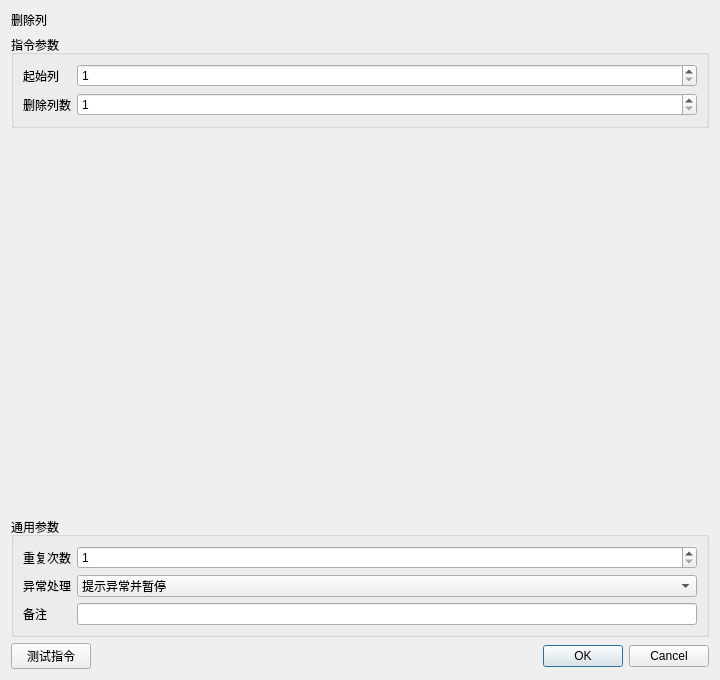
<?xml version="1.0" encoding="UTF-8"?><ui version="4.0"><class>InstructionEditor</class><widget class="QDialog" name="InstructionEditor"><property name="geometry"><rect><x>0</x><y>0</y><width>720</width><height>680</height></rect></property><layout class="QVBoxLayout" name="rootLayout"><item><widget class="QLabel" name="titleLabel"><property name="text"><string>删除列</string></property></widget></item><item><widget class="QGroupBox" name="parameterGroupBox"><property name="title"><string>指令参数</string></property><layout class="QFormLayout" name="parameterFormLayout"><item row="0" column="0"><widget class="QLabel" name="label_0"><property name="text"><string>起始列</string></property></widget></item><item row="0" column="1"><widget class="QSpinBox" name="parameter_0"><property name="minimum"><number>1</number></property><property name="maximum"><number>1000000</number></property><property name="value"><number>1</number></property></widget></item><item row="1" column="0"><widget class="QLabel" name="label_1"><property name="text"><string>删除列数</string></property></widget></item><item row="1" column="1"><widget class="QSpinBox" name="parameter_1"><property name="minimum"><number>1</number></property><property name="maximum"><number>1000000</number></property><property name="value"><number>1</number></property></widget></item></layout></widget></item><item><spacer name="verticalSpacer"><property name="orientation"><enum>Qt::Vertical</enum></property><property name="sizeHint" stdset="0"><size><width>20</width><height>20</height></size></property></spacer></item>
<item><widget class="QGroupBox" name="commonGroupBox"><property name="title"><string>通用参数</string></property><layout class="QFormLayout" name="commonFormLayout">
<item row="0" column="0"><widget class="QLabel" name="repeatLabel"><property name="text"><string>重复次数</string></property></widget></item><item row="0" column="1"><widget class="QSpinBox" name="repeatSpinBox"><property name="minimum"><number>1</number></property><property name="maximum"><number>999999</number></property><property name="value"><number>1</number></property></widget></item>
<item row="1" column="0"><widget class="QLabel" name="errorPolicyLabel"><property name="text"><string>异常处理</string></property></widget></item><item row="1" column="1"><widget class="QComboBox" name="errorPolicyComboBox"><item><property name="text"><string>自动跳过</string></property></item><item><property name="text"><string>提示异常并暂停</string></property></item><item><property name="text"><string>提示异常并停止</string></property></item><property name="currentIndex"><number>1</number></property></widget></item>
<item row="2" column="0"><widget class="QLabel" name="noteLabel"><property name="text"><string>备注</string></property></widget></item><item row="2" column="1"><widget class="QLineEdit" name="noteEdit"/></item>
</layout></widget></item>
<item><layout class="QHBoxLayout" name="footerLayout"><item><widget class="QPushButton" name="testButton"><property name="text"><string>测试指令</string></property></widget></item><item><spacer name="footerSpacer"><property name="orientation"><enum>Qt::Horizontal</enum></property><property name="sizeHint" stdset="0"><size><width>40</width><height>20</height></size></property></spacer></item><item><widget class="QDialogButtonBox" name="buttonBox"><property name="standardButtons"><set>QDialogButtonBox::Cancel|QDialogButtonBox::Ok</set></property></widget></item></layout></item>
</layout></widget><resources/><connections/></ui>
